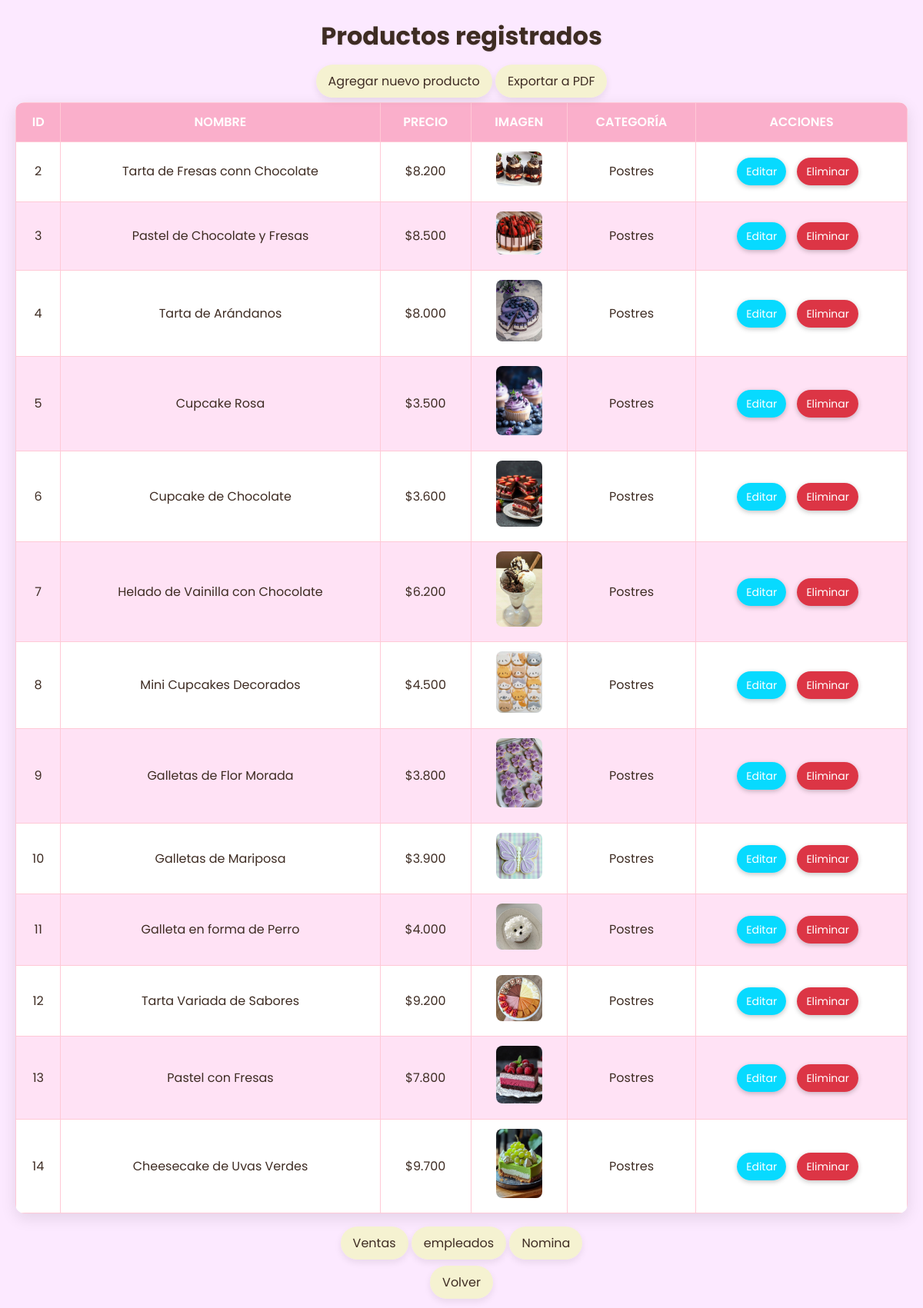
Page /PHP/pag_admin.php on the committed database.
### tables this page shows
CREATE TABLE productos (
    id INT(11) NOT NULL AUTO_INCREMENT,
    nombre VARCHAR(100) NOT NULL,
    precio DECIMAL(10,2) NOT NULL,
    imagen VARCHAR(255) DEFAULT NULL,
    categoria VARCHAR(100) NOT NULL,

    PRIMARY KEY (id)

);

### PHP/pag_admin.php (the view, shortened to what this page needs)
<?php include '../PHP/conexion.php'; ?>
<!DOCTYPE html>
<html lang="es">
<head>
    <link rel="stylesheet" href="../CSS/admin.CSS">
</head>
<body>
    <h1>Productos registrados</h1>
    <a href="../PHP/crear.php" class="btn">Agregar nuevo producto</a>
    <a href="../PHP/exportar_productos.php" class="boton" target="_blank">Exportar a PDF</a>
    <table>
        <thead>
            <tr>
                <th>ID</th>
                <th>Nombre</th>
                <th>Precio</th>
                <th>Imagen</th>
                <th>Categoría</th>
                <th>Acciones</th>
            </tr>
        </thead>
        <tbody>
            <?php
            $resultado = $conexion->query("SELECT * FROM productos");
            while ($fila = $resultado->fetch_assoc()):
            ?>
                <tr>
                    <td><?= $fila['id'] ?></td>
                    <td><?= $fila['nombre'] ?></td>
                    <td>$<?= number_format($fila['precio'], 0, ',', '.') ?></td>
                    <td><img src="<?= $fila['imagen'] ?>" alt="Imagen"></td>
                    <td><?= $fila['categoria'] ?></td>
                    <td class="acciones">
                        <a href="../PHP/actualizar.php?id=<?= $fila['id'] ?>" class="editar">Editar</a>
                        <a href="../PHP/eliminar.php?id=<?= $fila['id'] ?>" class="eliminar"
                           onclick="return confirm('¿Estás seguro de eliminar este producto?')">Eliminar</a>
                    </td>
                </tr>
            <?php endwhile; ?>
        </tbody>
    </table>
    <br>
    <a href="../PHP/ventas.php" class="boton">Ventas</a>
    <a href="../PAGINAS/empleados.php" class="boton">empleados</a>
    <a href="../Fiscales/index.html" class="boton">Nomina</a>
    <br>
    <br>
        <a href="../index.html" class="boton">Volver</a>
</body>
</html>

### rows in the picture
productos: id "2", nombre "Tarta de Fresas conn Chocolate", precio "8.200", imagen (picture), categoria "Postres"
productos: id "3", nombre "Pastel de Chocolate y Fresas", precio "8.500", imagen (picture), categoria "Postres"
productos: id "4", nombre "Tarta de Arándanos", precio "8.000", imagen (picture), categoria "Postres"
productos: id "5", nombre "Cupcake Rosa", precio "3.500", imagen (picture), categoria "Postres"
productos: id "6", nombre "Cupcake de Chocolate", precio "3.600", imagen (picture), categoria "Postres"
productos: id "7", nombre "Helado de Vainilla con Chocolate", precio "6.200", imagen (picture), categoria "Postres"
productos: id "8", nombre "Mini Cupcakes Decorados", precio "4.500", imagen (picture), categoria "Postres"
productos: id "9", nombre "Galletas de Flor Morada", precio "3.800", imagen (picture), categoria "Postres"
productos: id "10", nombre "Galletas de Mariposa", precio "3.900", imagen (picture), categoria "Postres"
productos: id "11", nombre "Galleta en forma de Perro", precio "4.000", imagen (picture), categoria "Postres"
productos: id "12", nombre "Tarta Variada de Sabores", precio "9.200", imagen (picture), categoria "Postres"
productos: id "13", nombre "Pastel con Fresas", precio "7.800", imagen (picture), categoria "Postres"
productos: id "14", nombre "Cheesecake de Uvas Verdes", precio "9.700", imagen (picture), categoria "Postres"
